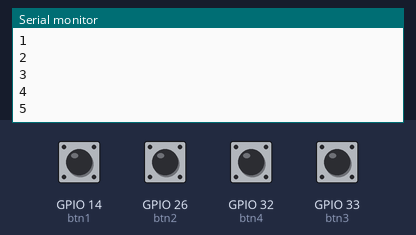
Recording of a sketch running on a simulated ESP32. Shown: the last lines printed to the serial monitor. Inputs (shaded band) come from the test bench; at power-on: GPIO 14 (btn1), GPIO 26 (btn2), GPIO 32 (btn4), GPIO 33 (btn3) HIGH.

Above: at 1.2 s.
1.3 s: GPIO 14 (btn1) pulled LOW for 0.15 s
At 1.31 s:
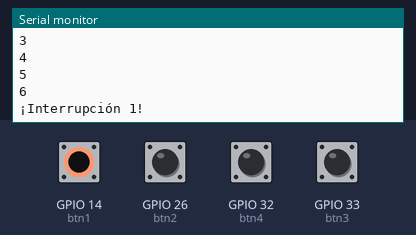
2.9 s: GPIO 26 (btn2) pulled LOW for 0.15 s
At 2.91 s:
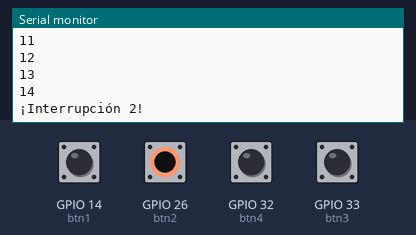
4.5 s: GPIO 32 (btn4) pulled LOW for 0.15 s
At 4.51 s:
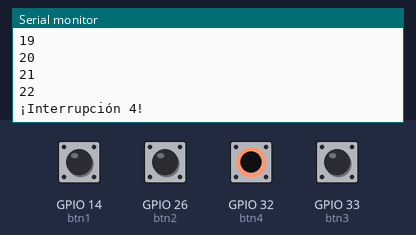
6.1 s: GPIO 33 (btn3) pulled LOW for 0.15 s
At 6.11 s:
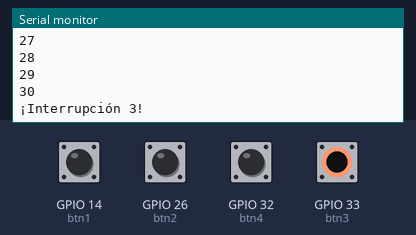
Timing chart, 0 to 8.7 s (numbered marks = the images above; inputs shaded):
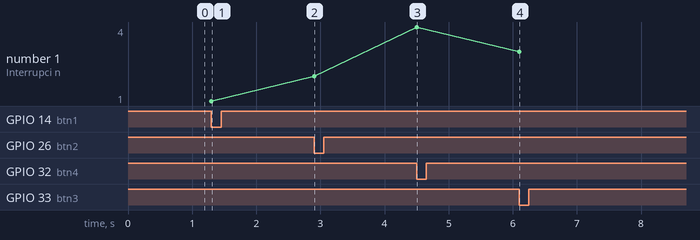

Measured:
- after the input at 1.3 s, the serial monitor: prints a new line at once (image 1)
- after the input at 2.9 s, the serial monitor: prints a new line at once (image 2)
- after the input at 4.5 s, the serial monitor: prints a new line at once (image 3)
- after the input at 6.1 s, the serial monitor: prints a new line at once (image 4)
- plotted number 1: 2 → 4 after the input at 4.5 s, 4 → 3 after the input at 6.1 s

The sketch:

interrupciones_ej2_1.ino
```cpp
/*
 * Interrupciones en el ESP32
 * Ejemplo 2.
 *
 * Por "Ingeniero en Casa"
 * https://www.youtube.com/channel/UCurfoG9YbFyQmxCLlxZVArg
 *
 * La distribución y/o modificación del código es totalmente libre.
 */

#define btn1 14
#define btn2 26
#define btn3 33
#define btn4 32

int i = 0;

void isr1(){
  Serial.println("¡Interrupción 1!");
}
void isr2(){
  Serial.println("¡Interrupción 2!");
}
void isr3(){
  Serial.println("¡Interrupción 3!");
}
void isr4(){
  Serial.println("¡Interrupción 4!");
}

void setup() {
  Serial.begin(115200);

  pinMode(btn1, INPUT_PULLUP);       // INPUT_PULLDOWN/INPUT_PULLUP
  pinMode(btn2, INPUT_PULLUP);       // INPUT_PULLDOWN/INPUT_PULLUP
  pinMode(btn3, INPUT_PULLUP);       // INPUT_PULLDOWN/INPUT_PULLUP
  pinMode(btn4, INPUT_PULLUP);       // INPUT_PULLDOWN/INPUT_PULLUP

  attachInterrupt(btn1, isr1, FALLING);  // LOW/HIGH/FALLING/RISING/CHANGE
  attachInterrupt(btn2, isr2, FALLING);  // LOW/HIGH/FALLING/RISING/CHANGE
  attachInterrupt(btn3, isr3, FALLING);  // LOW/HIGH/FALLING/RISING/CHANGE
  attachInterrupt(btn4, isr4, FALLING);  // LOW/HIGH/FALLING/RISING/CHANGE
}
void loop() {
  Serial.println(i);
  i++;
  delay(200);
}
```
